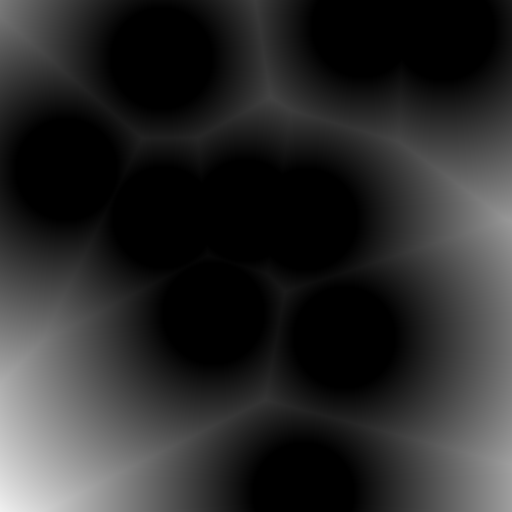

The script that saved this image:
from functools import reduce

import random
import logging

from framework import Context, disc, logger

logger().setLevel(logging.CRITICAL)

with Context((512, 512)) as context:
    points = [(random.randint(0, 512), random.randint(0, 512)) for _ in range(100)]
    discs = [disc(point, -10) for point in points]

    combined_discs = reduce(lambda x, y: x.union(y), discs)
    combined_discs.save("voronoi.png")

    filled = combined_discs.fill((1, 1, 1, 1), (0.1, 0.1, 0.1, 1.0), inflate=25, inner=0, outer=50)
    filled.to_rgb().save("voronoi_filled.png")
